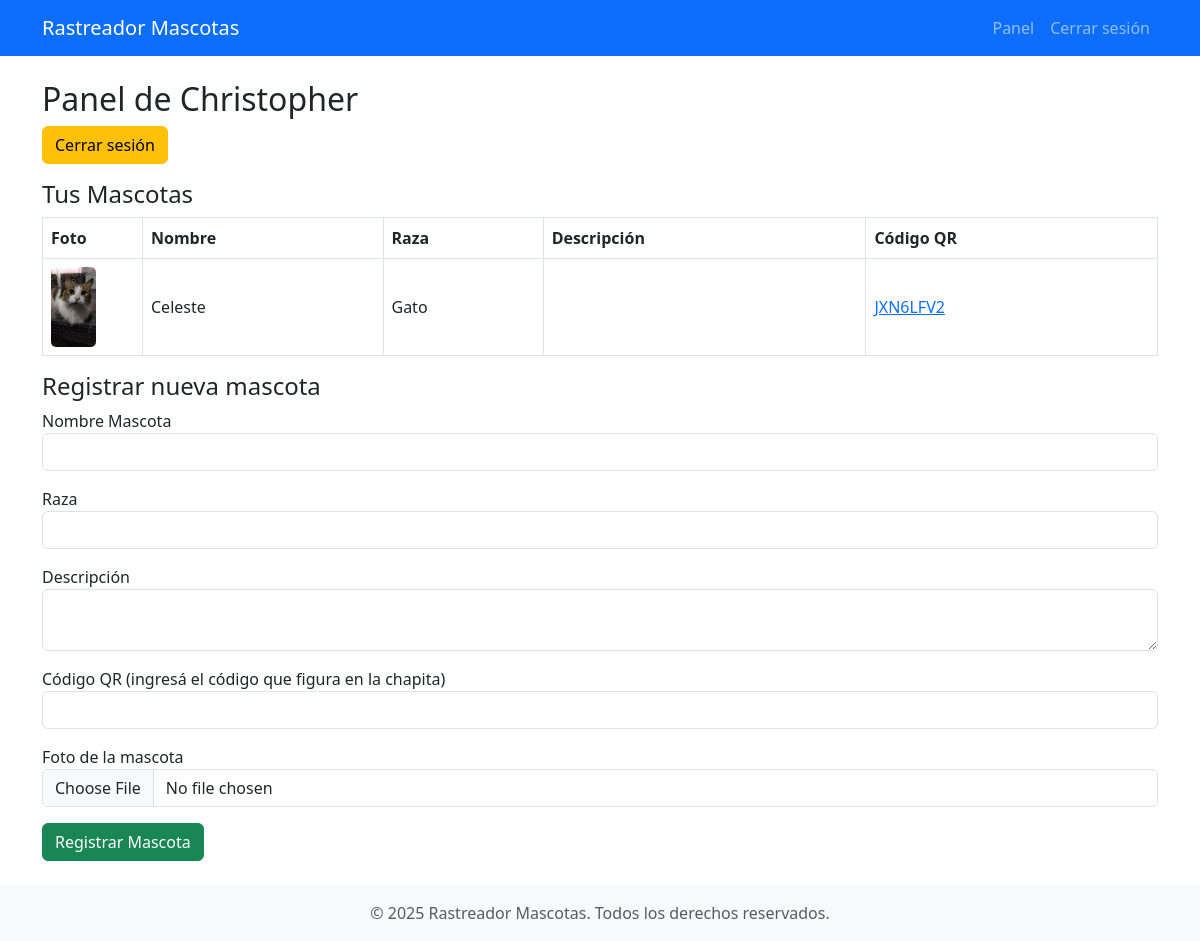
Before: /panel_usuario (signed in) with the older database file.
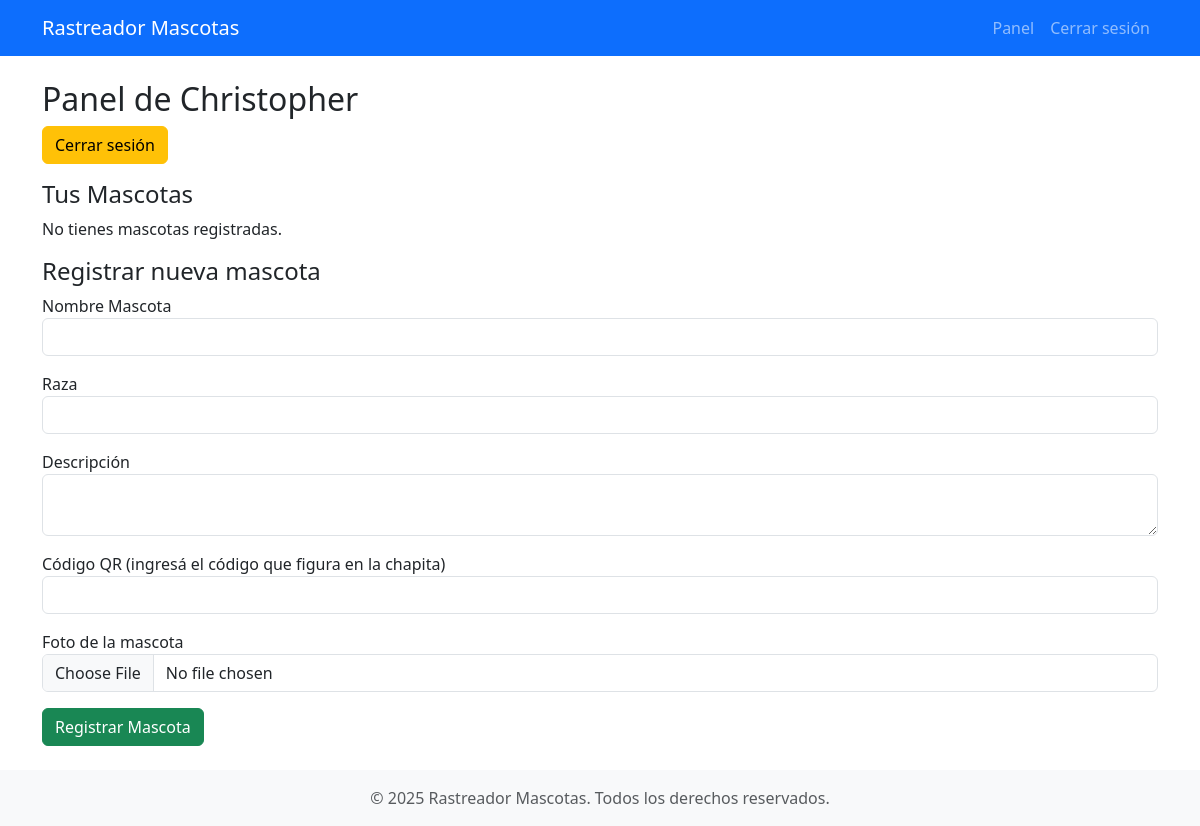
After: the same page with the newer database file.
### tables this page shows
CREATE TABLE mascotas (
        id INTEGER PRIMARY KEY AUTOINCREMENT,
        user_id INTEGER NOT NULL,
        qr_code_id INTEGER NOT NULL,
        nombre TEXT NOT NULL,
        raza TEXT,
        descripcion TEXT,
        foto TEXT,
        FOREIGN KEY(user_id) REFERENCES users(id),
        FOREIGN KEY(qr_code_id) REFERENCES qr_codes(id)
    );

CREATE TABLE qr_codes (
        id INTEGER PRIMARY KEY AUTOINCREMENT,
        codigo TEXT UNIQUE NOT NULL,
        asignado INTEGER NOT NULL DEFAULT 0
    );

### rastreador_mascotas.py (the view, shortened to what this page needs)
@app.route('/panel_usuario', methods=['GET','POST'])
def panel_usuario():
    if 'user_id' not in session:
        return redirect(url_for('login'))
    conn = get_db()
    mascotas = conn.execute('''
        SELECT m.*, q.codigo FROM mascotas m
        JOIN qr_codes q ON m.qr_code_id = q.id
        WHERE m.user_id=?
    ''', (session['user_id'],)).fetchall()
    conn.close()
    return render_template('panel_usuario.html', mascotas=mascotas)

### rastreador_mascotas.py (called while the page is built)
def get_db():
    conn = sqlite3.connect(DB)
    conn.row_factory = sqlite3.Row
    return conn

### templates/panel_usuario.html (shortened to what this page needs)
{% extends "base.html" %}
{% block content %}
<h2>Panel de {{ session.user_nombre }}</h2>
<a href="{{ url_for('logout') }}" class="btn btn-warning mb-3">Cerrar sesión</a>
<h4>Tus Mascotas</h4>
{% if mascotas %}
  <table class="table table-bordered align-middle">
    <thead>
      <tr>
        <th>Foto</th>
        <th>Nombre</th>
        <th>Raza</th>
        <th>Descripción</th>
        <th>Código QR</th>
      </tr>
    </thead>
    <tbody>
      {% for m in mascotas %}
        <tr>
          <td style="width:100px;">
            {% if m['foto'] %}
              <img src="{{ url_for('static', filename='uploads/' + m['foto']) }}" alt="Foto de {{ m['nombre'] }}" style="max-width:80px; max-height:80px; object-fit:cover; border-radius:5px;">
            {% else %}
              <span class="text-muted">Sin foto</span>
            {% endif %}
          </td>
          <td>{{ m['nombre'] }}</td>
          <td>{{ m['raza'] }}</td>
          <td>{{ m['descripcion'] }}</td>
          <td>
            <a href="{{ url_for('pagina_mascota', codigo=m['codigo']) }}" target="_blank">{{ m['codigo'] }}</a>
          </td>
        </tr>
      {% endfor %}
    </tbody>
  </table>
{% else %}
  <p>No tienes mascotas registradas.</p>
{% endif %}
<h4>Registrar nueva mascota</h4>
<form method="post" enctype="multipart/form-data">
    <div class="mb-3">
        <label>Nombre Mascota</label>
        <input type="text" name="nombre_mascota" class="form-control" required />
    </div>
    <div class="mb-3">
        <label>Raza</label>
        <input type="text" name="raza" class="form-control" />
    </div>
    <div class="mb-3">
        <label>Descripción</label>
        <textarea name="descripcion" class="form-control"></textarea>
    </div>
    <div class="mb-3">
        <label>Código QR (ingresá el código que figura en la chapita)</label>
        <input type="text" name="qr_code" class="form-control" required maxlength="20" />
    </div>
    <div class="mb-3">
        <label>Foto de la mascota</label>
        <input type="file" name="foto" accept="image/*" class="form-control" />
    </div>
    <button class="btn btn-success" type="submit">Registrar Mascota</button>
</form>
{% endblock %}

### templates/base.html (shortened to what this page needs)
<!DOCTYPE html>
<html lang="es">
<head>
    <link href="https://cdn.jsdelivr.net/npm/bootstrap@5.3.0/dist/css/bootstrap.min.css" rel="stylesheet" />
</head>
<body>
    <nav class="navbar navbar-expand-lg navbar-dark bg-primary mb-4">
        <div class="container">
            <a class="navbar-brand" href="{{ url_for('index') }}">Rastreador Mascotas</a>
            <div class="collapse navbar-collapse" id="navbarNav">
                <ul class="navbar-nav ms-auto">
                    {% if session.get('user_id') %}
                        <li class="nav-item"><a class="nav-link" href="{{ url_for('panel_usuario') }}">Panel</a></li>
                        <li class="nav-item"><a class="nav-link" href="{{ url_for('logout') }}">Cerrar sesión</a></li>
                    {% else %}
                        <li class="nav-item"><a class="nav-link" href="{{ url_for('login') }}">Ingresar</a></li>
                        <li class="nav-item"><a class="nav-link" href="{{ url_for('registro') }}">Registrarse</a></li>
                    {% endif %}
                </ul>
            </div>
        </div>
    </nav>
    <main class="container">
        {% block content %}{% endblock %}
    </main>
    <footer class="bg-light text-center text-muted py-3 mt-4">
        <div class="container">
            &copy; 2025 Rastreador Mascotas. Todos los derechos reservados.
        </div>
    </footer>
</body>
</html>

Changed rows visible on the page:
removed mascotas: foto (picture), nombre "Celeste", raza "Gato", codigo "JXN6LFV2"
Other visible differences:
text no longer shown: "Foto Nombre Raza Descripción Código QR"
text now shown: "No tienes mascotas registradas."
